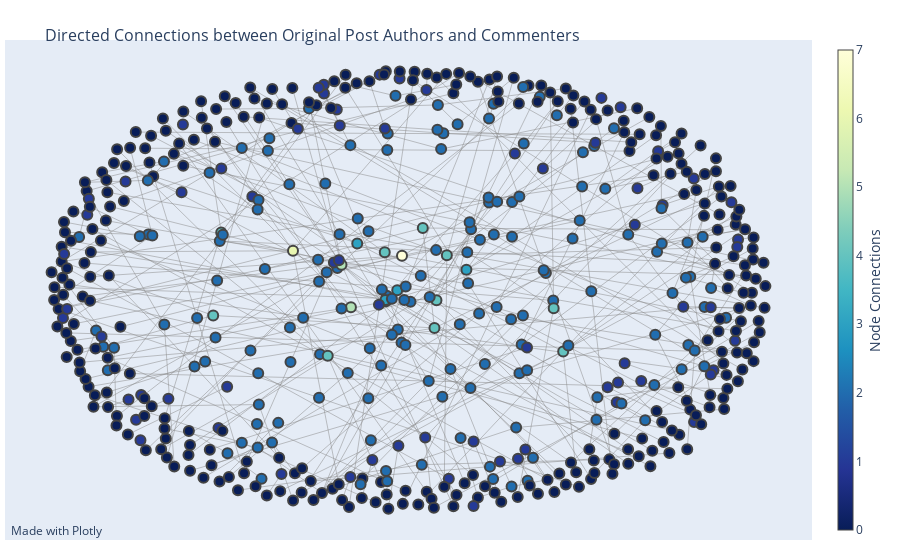

Source (notebook cell):
### Code cell
import plotly.graph_objects as go
import pandas as pd
import networkx as nx


# Create directed graph
G = nx.DiGraph()

# Add edges for original post authors to commenters, excluding NaN values
for i, row in df_g.iterrows():
    if pd.notna(row['topComments_0_poster']):
        G.add_edge(row['Poster'], row['topComments_0_poster'])
    if pd.notna(row['topComments_1_poster']):
        G.add_edge(row['Poster'], row['topComments_1_poster'])
    

# Calculate node positions using spring layout
pos = nx.spring_layout(G)

# Create edge traces
edge_x = []
edge_y = []
for edge in G.edges():
    x0, y0 = pos[edge[0]]
    x1, y1 = pos[edge[1]]
    edge_x.extend([x0, x1, None])
    edge_y.extend([y0, y1, None])

edge_trace = go.Scatter(
    x=edge_x, y=edge_y,
    line=dict(width=0.5, color='#888'),
    hoverinfo='none',
    mode='lines')

# Create node traces
node_x = []
node_y = []
node_connections = []

for node in G.nodes():
    x, y = pos[node]
    node_x.append(x)
    node_y.append(y)
    node_connections.append(len(list(G.neighbors(node))))

node_trace = go.Scatter(
    x=node_x, y=node_y,
    mode='markers',
    hoverinfo='text',
    marker=dict(
        showscale=True,
        colorscale='YlGnBu',
        reversescale=True,
        color=node_connections,  # Color nodes based on number of connections
        size=10,
        colorbar=dict(
            thickness=15,
            title='Node Connections',
            xanchor='left',
            titleside='right'
        ),
        line_width=2),
    text=[f'<b>Node:</b> {node}<br><b>Connections:</b> {len(list(G.neighbors(node)))}' for node in G.nodes()]
)

# Create figure
fig = go.Figure(data=[edge_trace, node_trace],
                layout=go.Layout(
                    title='<br>Directed Connections between Original Post Authors and Commenters',
                    titlefont_size=16,
                    showlegend=False,
                    hovermode='closest',
                    margin=dict(b=20, l=5, r=5, t=40),
                    annotations=[dict(
                        text="Made with Plotly",
                        showarrow=False,
                        xref="paper", yref="paper",
                        x=0.005, y=-0.002)],
                    xaxis=dict(showgrid=False, zeroline=False, showticklabels=False),
                    yaxis=dict(showgrid=False, zeroline=False, showticklabels=False)
                ))

# Show figure
fig.show()

### Figure 1 — Plotly figure (JSON) as saved in the notebook; plotly's stock layout.template omitted (floating-point values rounded to 4 significant figures; data arrays with more than 128 entries replaced by an {"elided": "..."} marker saying what was removed)
{"data": [{"hoverinfo": "none", "line": {"color": "#888", "width": 0.5}, "mode": "lines", "type": "scatter", "x": {"elided": "1365 float values"}, "y": {"elided": "1365 float values"}}, {"hoverinfo": "text", "marker": {"color": {"elided": "536 int values"}, "colorbar": {"thickness": 15, "title": {"side": "right", "text": "Node Connections"}, "xanchor": "left"}, "colorscale": [[0, "rgb(255,255,217)"], [0.125, "rgb(237,248,177)"], [0.25, "rgb(199,233,180)"], [0.375, "rgb(127,205,187)"], [0.5, "rgb(65,182,196)"], [0.625, "rgb(29,145,192)"], [0.75, "rgb(34,94,168)"], [0.875, "rgb(37,52,148)"], [1, "rgb(8,29,88)"]], "line": {"width": 2}, "reversescale": true, "showscale": true, "size": 10}, "mode": "markers", "text": {"elided": "536 str values"}, "type": "scatter", "x": {"elided": "536 float values"}, "y": {"elided": "536 float values"}}], "layout": {"annotations": [{"showarrow": false, "text": "Made with Plotly", "x": 0.005, "xref": "paper", "y": -0.002, "yref": "paper"}], "hovermode": "closest", "margin": {"b": 20, "l": 5, "r": 5, "t": 40}, "showlegend": false, "title": {"font": {"size": 16}, "text": "<br>Directed Connections between Original Post Authors and Commenters"}, "xaxis": {"showgrid": false, "showticklabels": false, "zeroline": false}, "yaxis": {"showgrid": false, "showticklabels": false, "zeroline": false}}}
